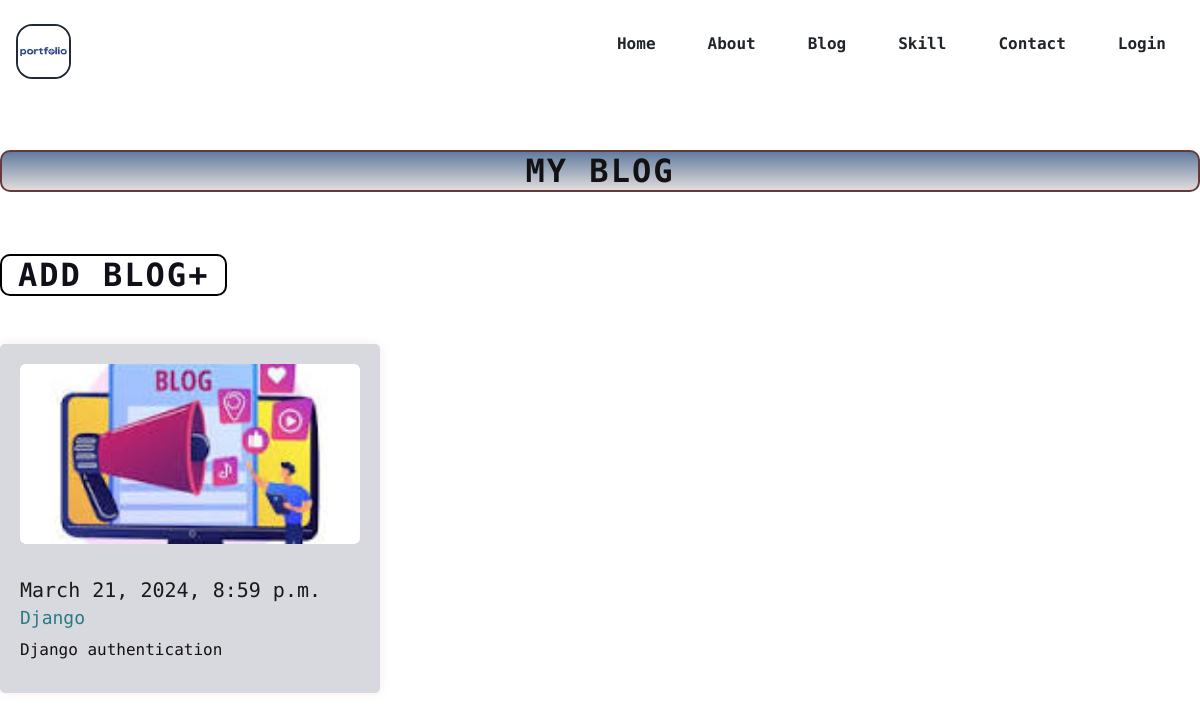
The page /show_blog/ on the database its author committed.
### portfolio_app/models.py (models this page shows)
class Blog(models.Model):
    title = models.CharField(max_length = 30)
    content = models.TextField()
    author = models.CharField(max_length = 30)
    image = models.ImageField(default=False, upload_to='upload', blank=False)
    create_date = models.DateTimeField(default=timezone.now)
    def __str__(self):
        return f"{self.title}"

### portfolio_app/views.py (the view)
# urls.py: path('show_blog/', views.show_blog, name = "show_blog"),
def show_blog(request):
    blog = Blog.objects.all()
    print(blog)
    return render(request, 'portfolio_app/show_blog.html', {'blog':blog})

### portfolio_app/templates/portfolio_app/show_blog.html (shortened to what this page needs)
{% extends 'base.html' %}
{% load static %}
{% block content %}
  <div class="blog-container">
    <div class="blog-title">
      <h1><b>MY BLOG</b></h1>
    </div>
    <br />
    <section>
      <div class="addblog-btns">
        <a class="btns" href="{% url 'add_blog' %}">ADD BLOG+</a>
      </div>
    </section>
    <br />
    <div class="blog-content">
      {% if blog %}
      {% for i in blog %}
      <div class="blog-item">
        <div class="blog-img">
          <img src="{{ i.image.url }}">
        </div>
        <div class="blog-text">
          <span>{{ i.create_date }}</span>
          <h2>{{ i.title }}</h2>
          <p>{{ i.content }}</p>
        </div>
      </div>
      {% endfor %}
      {% else %}
      <div>
        <h3><b>NO BLOG TO SHOW!</b></h3>
      </div>
      {% endif %}
    </div>
  </div>
{% endblock %}

### static/css/style.css (style rules this page uses)
:root { --max-width: 1250px; }
* { padding: 0; margin: 0; box-sizing: border-box; }
a { text-decoration: none; }
body { font-family: "Kode Mono", monospace; font-optical-sizing: auto; font-weight: 600; }
.btns { background: linear-gradient(to left #454359 #36639e); color: #7b6f6f; }
.blog-container { max-width: 1200px; margin: 0 auto; padding: 150px 0; }
.blog-title h1 { color: #000; gap: 0.5rem; font-size: 2rem; font-weight: 800; letter-spacing: 2px; padding: 0rem 1rem; outline: none; border: 2px solid rgb(103, 58, 58); border-radius: 10px; transition: 0.3s; cursor: pointer; text-align: center; background: linear-gradient(to top, #e1dcdb, #627c9f);; color: #121213; }
.blog-content { display: flex; flex-wrap: wrap; justify-content: space-between; }
.blog-item { background-color: #d7d9df; border-radius: 5px; box-shadow: 0 0 10px rgba(173, 52, 62, 0.1); margin-bottom: 30px; width: calc(33.33% - 20px); padding: 20px; box-sizing: border-box; transition: transform 0.3s ease; }
.blog-item .blog-img { height: 180px; background-color: #a19191; border-radius: 5px; overflow: hidden; margin-bottom: 15px; }
.blog-item .blog-img img { width: 100%; height: 100%; object-fit: cover; }
.blog-item .blog-text span { color: #1b1818; font-size: 20px; }
.blog-item .blog-text h2 { font-size: 18px; margin-bottom: 8px; color: #2b7a85; }
.blog-item .blog-text p { font-size: 16px; line-height: 1.6; color: #151111; margin-bottom: 10px; }
.addblog-btns a { gap: 0.5rem; font-size: 2rem; font-weight: 800; letter-spacing: 2px; padding: 0rem 1rem; outline: none; border: 2px solid black; border-radius: 10px; transition: 0.3s; cursor: pointer; text-align: center; }
.addblog-btns .btns { background-color: var(--primary-color); color: #120f1b; }

### rows shown on the page
Blog: image (picture), create_date "March 21, 2024, 8:59 p.m.", title "Django", content "Django authentication"
